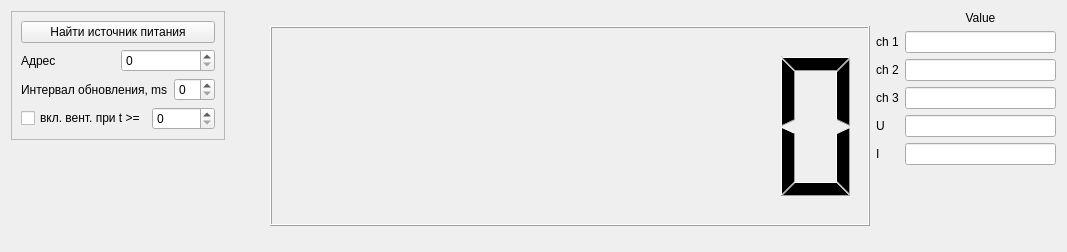
<?xml version="1.0" encoding="UTF-8"?>
<ui version="4.0">
 <class>B590</class>
 <widget class="QWidget" name="B590">
  <property name="geometry">
   <rect>
    <x>0</x>
    <y>0</y>
    <width>1067</width>
    <height>252</height>
   </rect>
  </property>
  <property name="sizePolicy">
   <sizepolicy hsizetype="Fixed" vsizetype="Fixed">
    <horstretch>0</horstretch>
    <verstretch>0</verstretch>
   </sizepolicy>
  </property>
  <property name="windowTitle">
   <string>Dialog</string>
  </property>
  <layout class="QVBoxLayout" name="verticalLayout_5">
   <item>
    <layout class="QHBoxLayout" name="horizontalLayout_3">
     <item>
      <layout class="QVBoxLayout" name="verticalLayout">
       <item>
        <widget class="QFrame" name="frame">
         <property name="sizePolicy">
          <sizepolicy hsizetype="Preferred" vsizetype="Fixed">
           <horstretch>0</horstretch>
           <verstretch>0</verstretch>
          </sizepolicy>
         </property>
         <property name="frameShape">
          <enum>QFrame::StyledPanel</enum>
         </property>
         <property name="frameShadow">
          <enum>QFrame::Raised</enum>
         </property>
         <layout class="QVBoxLayout" name="verticalLayout_3">
          <item>
           <layout class="QHBoxLayout" name="horizontalLayout_4">
            <item>
             <widget class="QPushButton" name="btn_find_device">
              <property name="text">
               <string>Найти источник питания</string>
              </property>
             </widget>
            </item>
           </layout>
          </item>
          <item>
           <layout class="QHBoxLayout" name="horizontalLayout_5">
            <item>
             <widget class="QLabel" name="label_2">
              <property name="text">
               <string>Адрес</string>
              </property>
             </widget>
            </item>
            <item>
             <widget class="QSpinBox" name="sb_address"/>
            </item>
           </layout>
          </item>
          <item>
           <layout class="QHBoxLayout" name="horizontalLayout">
            <item>
             <widget class="QLabel" name="label">
              <property name="text">
               <string>Интервал обновления, ms</string>
              </property>
             </widget>
            </item>
            <item>
             <widget class="QSpinBox" name="sb_interval"/>
            </item>
           </layout>
          </item>
          <item>
           <layout class="QHBoxLayout" name="horizontalLayout_6">
            <item>
             <widget class="QCheckBox" name="cb_temp_vent">
              <property name="text">
               <string>вкл. вент. при t &gt;=</string>
              </property>
             </widget>
            </item>
            <item>
             <widget class="QSpinBox" name="sb_temp_vent"/>
            </item>
           </layout>
          </item>
          <item>
           <layout class="QHBoxLayout" name="horizontalLayout_7"/>
          </item>
         </layout>
        </widget>
       </item>
       <item>
        <spacer name="verticalSpacer_2">
         <property name="orientation">
          <enum>Qt::Vertical</enum>
         </property>
         <property name="sizeHint" stdset="0">
          <size>
           <width>20</width>
           <height>40</height>
          </size>
         </property>
        </spacer>
       </item>
      </layout>
     </item>
     <item>
      <layout class="QHBoxLayout" name="horizontalLayout_2">
       <item>
        <layout class="QVBoxLayout" name="verticalLayout_2">
         <item>
          <widget class="QPushButton" name="btn_power">
           <property name="sizePolicy">
            <sizepolicy hsizetype="Fixed" vsizetype="Fixed">
             <horstretch>0</horstretch>
             <verstretch>0</verstretch>
            </sizepolicy>
           </property>
           <property name="minimumSize">
            <size>
             <width>33</width>
             <height>70</height>
            </size>
           </property>
           <property name="styleSheet">
            <string notr="true">QPushButton#btn_power { 
            image: url(:/power_knock/image/black/off.png); 
            border-style: inset; 
} 
            QPushButton#btn_power:checked { 
            image: url(:/power_knock/image/green/on.png); 
            border-style: inset; 
}
</string>
           </property>
           <property name="checkable">
            <bool>true</bool>
           </property>
          </widget>
         </item>
         <item>
          <spacer name="verticalSpacer">
           <property name="orientation">
            <enum>Qt::Vertical</enum>
           </property>
           <property name="sizeHint" stdset="0">
            <size>
             <width>20</width>
             <height>40</height>
            </size>
           </property>
          </spacer>
         </item>
        </layout>
       </item>
       <item>
        <widget class="QLCDNumber" name="lcd_temperatute">
         <property name="sizePolicy">
          <sizepolicy hsizetype="Fixed" vsizetype="Fixed">
           <horstretch>0</horstretch>
           <verstretch>0</verstretch>
          </sizepolicy>
         </property>
         <property name="minimumSize">
          <size>
           <width>600</width>
           <height>200</height>
          </size>
         </property>
         <property name="digitCount">
          <number>7</number>
         </property>
        </widget>
       </item>
      </layout>
     </item>
     <item>
      <layout class="QVBoxLayout" name="verticalLayout_4">
       <item>
        <layout class="QGridLayout" name="gridLayout">
         <item row="2" column="1">
          <widget class="QLineEdit" name="le_channel_2"/>
         </item>
         <item row="1" column="0">
          <widget class="QLabel" name="label_5">
           <property name="text">
            <string>ch 1</string>
           </property>
          </widget>
         </item>
         <item row="2" column="0">
          <widget class="QLabel" name="label_6">
           <property name="text">
            <string>ch 2</string>
           </property>
          </widget>
         </item>
         <item row="5" column="1">
          <widget class="QLineEdit" name="le_current"/>
         </item>
         <item row="0" column="1">
          <widget class="QLabel" name="label_8">
           <property name="text">
            <string>Value</string>
           </property>
           <property name="alignment">
            <set>Qt::AlignCenter</set>
           </property>
          </widget>
         </item>
         <item row="3" column="1">
          <widget class="QLineEdit" name="le_channel_3"/>
         </item>
         <item row="3" column="0">
          <widget class="QLabel" name="label_7">
           <property name="text">
            <string>ch 3</string>
           </property>
          </widget>
         </item>
         <item row="1" column="1">
          <widget class="QLineEdit" name="le_channel_1"/>
         </item>
         <item row="4" column="0">
          <widget class="QLabel" name="label_3">
           <property name="text">
            <string>U</string>
           </property>
          </widget>
         </item>
         <item row="5" column="0">
          <widget class="QLabel" name="label_4">
           <property name="text">
            <string>I</string>
           </property>
          </widget>
         </item>
         <item row="4" column="1">
          <widget class="QLineEdit" name="le_voltage"/>
         </item>
        </layout>
       </item>
       <item>
        <spacer name="verticalSpacer_3">
         <property name="orientation">
          <enum>Qt::Vertical</enum>
         </property>
         <property name="sizeHint" stdset="0">
          <size>
           <width>20</width>
           <height>40</height>
          </size>
         </property>
        </spacer>
       </item>
      </layout>
     </item>
    </layout>
   </item>
   <item>
    <layout class="QVBoxLayout" name="grapher_layout"/>
   </item>
  </layout>
 </widget>
 <resources/>
 <connections/>
</ui>
